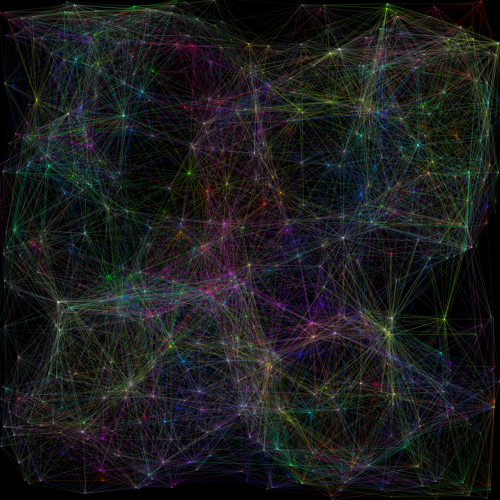
Frame 1 (no input)
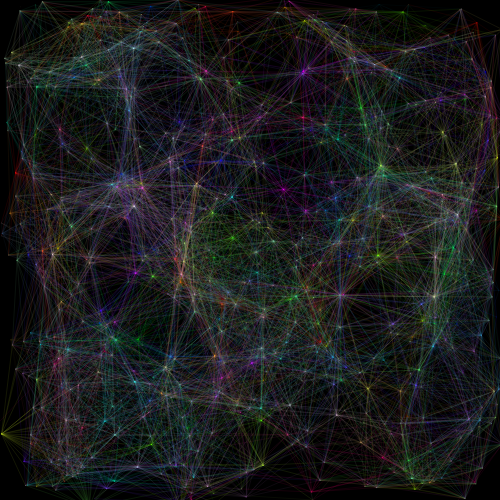
Frame 60 (no input)
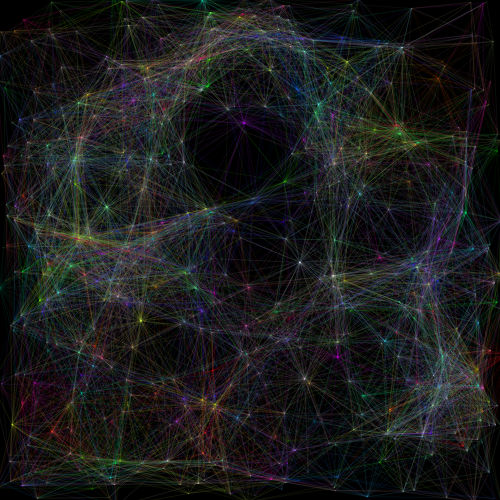
Frame 120 (the mouse pressed at the canvas centre since frame 60)

The p5.js sketch that drew these frames (run headless with seeded random() and noise() and a simulated clock; from frame 60 on, the mouse is pressed at the canvas centre):

// p5.js sketch
// ── sketch.js
let searchRadius = 100; //Modificación de radio para que aumente
let instances = 500;
let x = [];
let y = [];
let xs = [];
let ys = [];
let col = [];

function setup() {
  createCanvas(500, 500);
  strokeWeight(0.1);

  for (let i = 0; i < instances; ++i) {
    x[i] = random(width);
    y[i] = random(height);
    xs[i] = random(-10, 10);
    ys[i] = random(-10, 10);
    col[i] = color(random(255), random(255), random(255));
  }
}

function draw() {
  background(0);
  for (let i = 0; i < instances; ++i) {
    stroke(col[i]);

    x[i] += xs[i];
    y[i] += ys[i];

    if (x[i] < 0 || x[i] > width) {
      xs[i] *= -1;
    }
    if (y[i] < 0 || y[i] > height) {
      ys[i] *= -1;
    }

    point(x[i], y[i]); //Que se vea como puntos

    for (let j = i; j < instances; ++j) {
      let distance = dist(x[i], y[i], x[j], y[j]);
      if (distance < searchRadius) {
        line(x[i], y[i], x[j], y[j]);
      }
    }
  }
}
